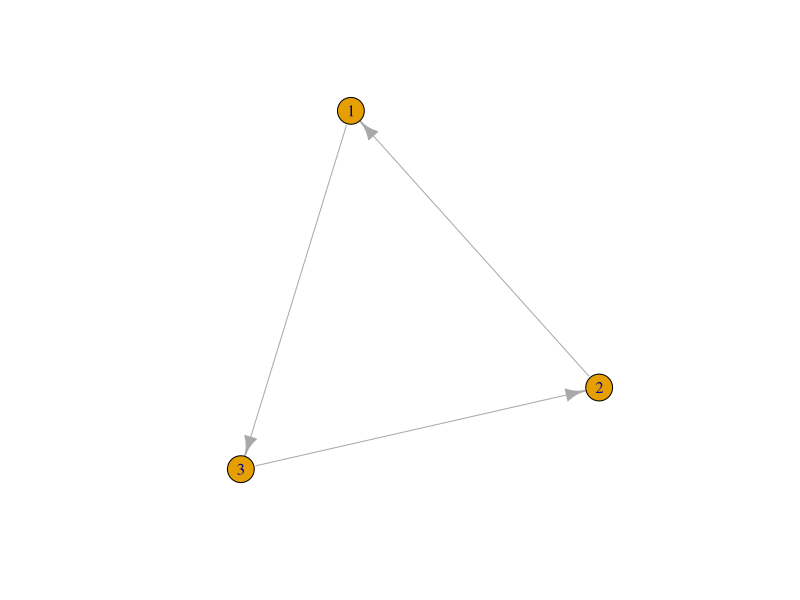
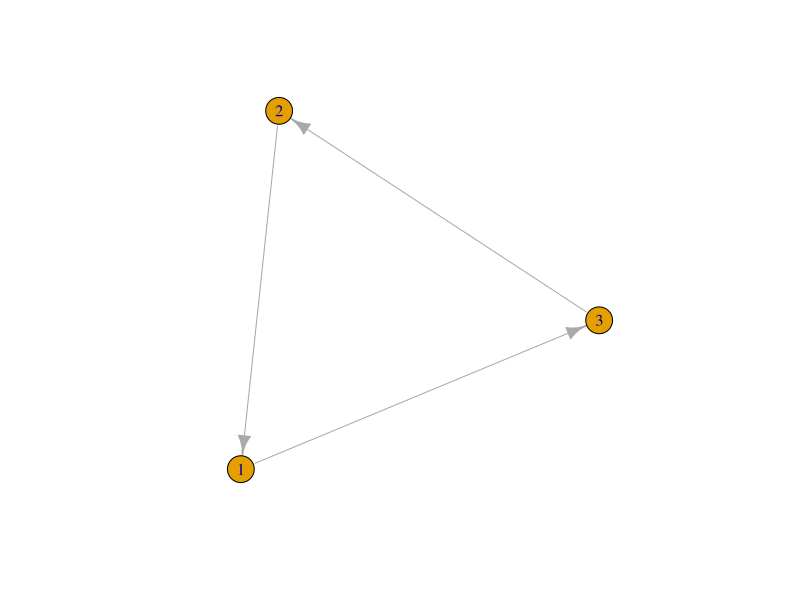
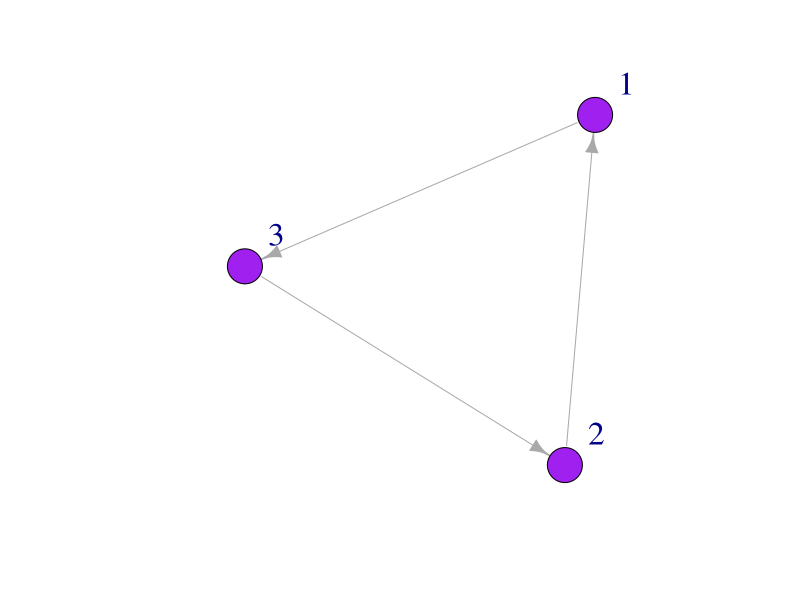
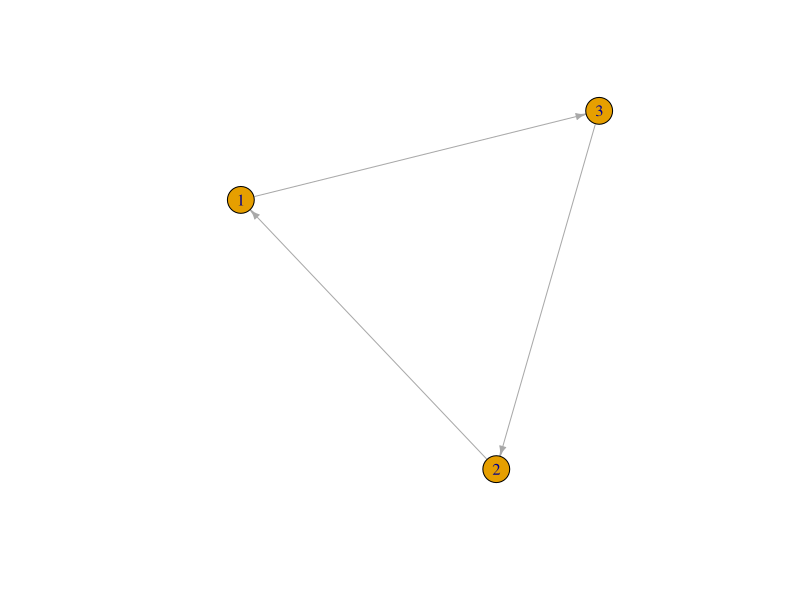
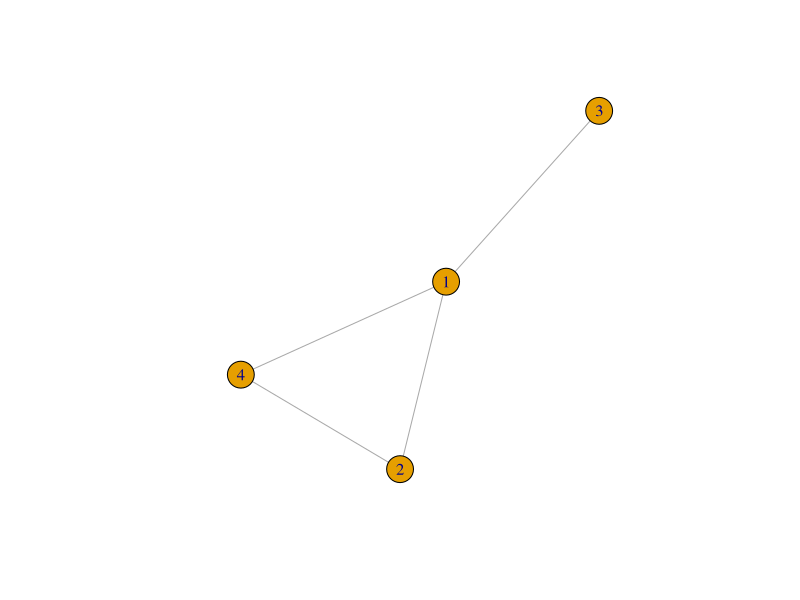
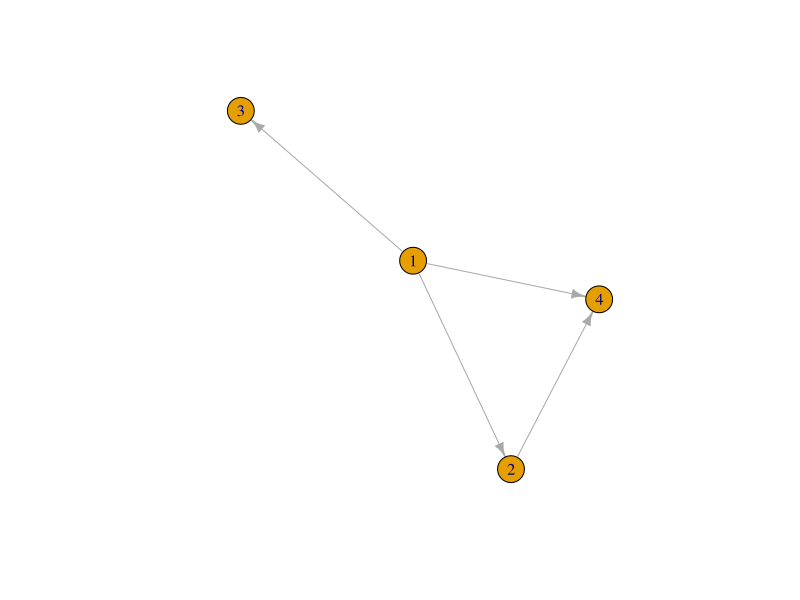
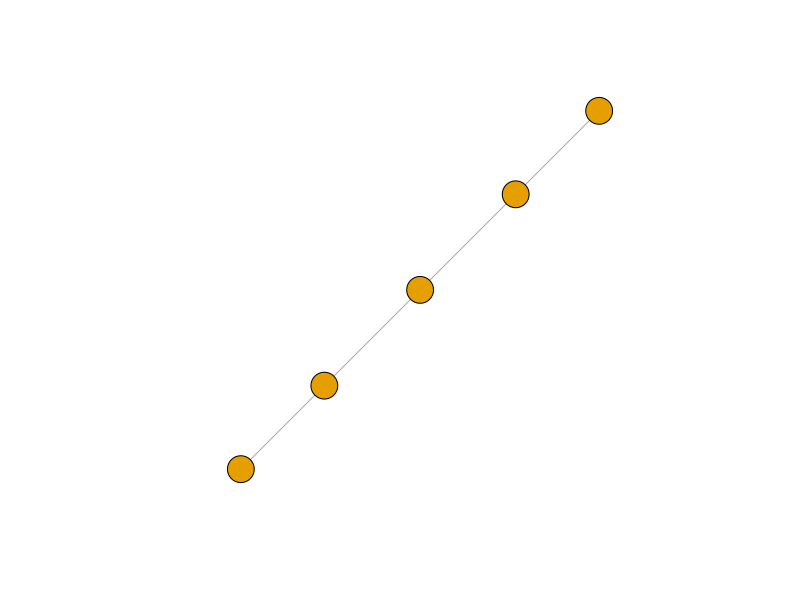
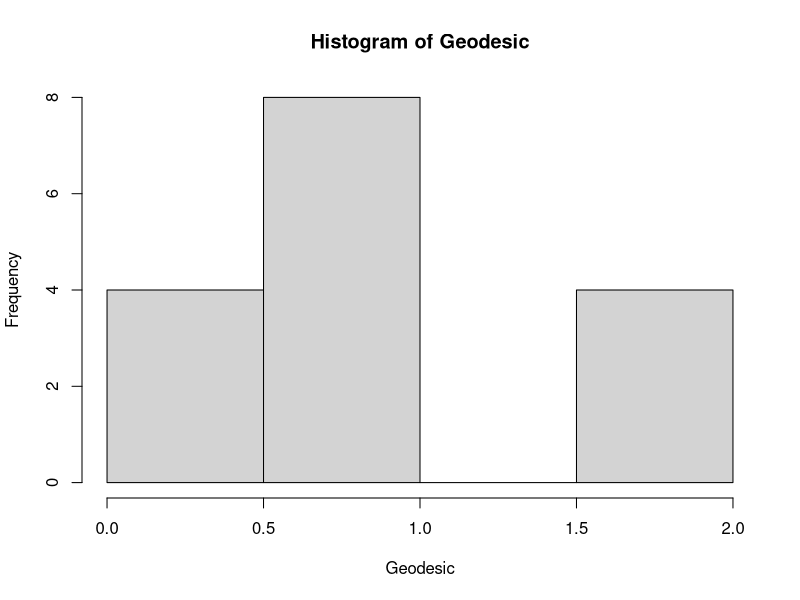

These charts were generated, in order, by the following R code:
## ---- chunk 1
library(igraph)
## ---- chunk 2
mat1 <- matrix(c(0, 1, 0, 0, 0, 1, 1,0, 0), nrow=3, ncol=3) ### matrix function 
mat1
## ---- chunk 3
mat2 <- graph_from_adjacency_matrix(mat1)
plot(mat2, edge.arrow.size = 1) ## set the size of the arrows 
## ---- chunk 4
mat3 <- graph( edges=c(1,3, 3,2, 2,1), n=3, directed=T ) # use graph function and list edges 
plot(mat3, edge.arrow.size = 1)
## ---- chunk 5
plot(mat3, edge.arrow.size = 1, vertex.color = "purple", vertex.size = 20, vertex.label.cex = 2, vertex.label.dist = 3.5)

## ---- chunk 6
g1 <- graph( edges=c(1,3, 3,2, 2,1), n=3, directed=T ) 
g1
plot(g1, edge.arrow.size = .5)
## ---- chunk 7
g2 <- graph(edges = c(1,3, 1,2, 1,4, 2,4), n = 4, directed = F)
g2
plot(g2, edge.arrow.size = .5)
## ---- chunk 8
igraph::graph.density(g2) #graph density 
diameter(g2) # diameter
mean_distance(g2) ##mean path length
## ---- chunk 9
g3 <- graph(edges = c(1,3, 1,2, 1,4, 2,4), n = 4, directed = T)
g3
plot(g3, edge.arrow.size = .7)
## ---- chunk 10
g5 <- graph(edges = c(1,2, 2,3, 3,4, 4,5), n = 5, directed = F)
plot(g5, vertex.label.cex = .0001)
## ---- chunk 11
igraph::closeness(g2, vids = V(g2), normalized = TRUE)
igraph::closeness(g2, vids = V(g2), normalized = FALSE)
igraph::betweenness(g2)
## ---- chunk 12
Geodesic <- igraph::distances(g2)
Geodesic ## geodesic matrix
hist(Geodesic)
## ---- chunk 13
Degree_Distribution <- igraph::degree(g3, mode = "total")
hist(Degree_Distribution, xlab = "Node Degree") #all

degIn <- igraph::degree(g3, mode = "in") #in
degOut <- igraph::degree(g3, mode = "out") #out

hist(Degree_Distribution, xlab = "Node Degree") 
hist(degIn, xlab = "Node Degree")
hist(degOut, xlab = "Node Degree")
## ---- chunk 14
igraph::vertex_connectivity(g2)
igraph::transitivity(g2)
## ---- chunk 15
Edges <- data.frame(
  From =c("Jim", "Jim", "Jim", "Jim", "Carole", "Carole", "Carole", "Joe", "Joe", "Joe", "Michelle", "Michelle", "Jen", "Jim"),
  To = c("Carole", "Joe", "Mark", "Jill", "Jen", "Pete", "Paul", "Jill", "Cam", "Kate", "Jill", "Tim" , "Cam", "Jess"))

Nodes <- data.frame(
  Name = c("Jim", "Carole", "Joe", "Michelle", "Jen", "Pete", "Paul", "Tim", "Jess", "Mark", "Jill", "Cam",                               "Kate"),
  Experience = c(8.5, 6.5, 4.0, 1.0, 3.0, 10.0, 5.0, 5.0, 5.0, 1.0, 1.0, 6.0, 6.0))


AsMatrix <- graph_from_data_frame(d = Edges, vertices = Nodes, directed = FALSE)
AsMatrix


plot(AsMatrix)


Degree_Distribution <- igraph::degree(AsMatrix, mode = "total")
## ---- chunk 16
new1 <- sample_gnm(13, 14, directed = FALSE, loops = FALSE)
h1<- igraph::degree(new1)
hist(h1)
## ---- chunk 17
degamat <- NULL
n <- 50
for(i in 1:n){
  newmatrix <- sample_gnm(13,14, directed = FALSE, loops = FALSE)
  degmat <- igraph::degree(newmatrix)
  degamat<-rbind(degamat,degmat)
}
degamat

hist(degamat, xlim = c(0,7), breaks = 7)
## ---- chunk 18
par(mfrow=c(1,1),
    mar=c(2,2,2,2))
hist(Degree_Distribution, xlab = "Node Degree", xlim = c(0,7), breaks = 3, main = "Observed")
hist(degamat, xlim = c(0,7), breaks = 7, xlab = "Node Degree", main = "Simulated")
